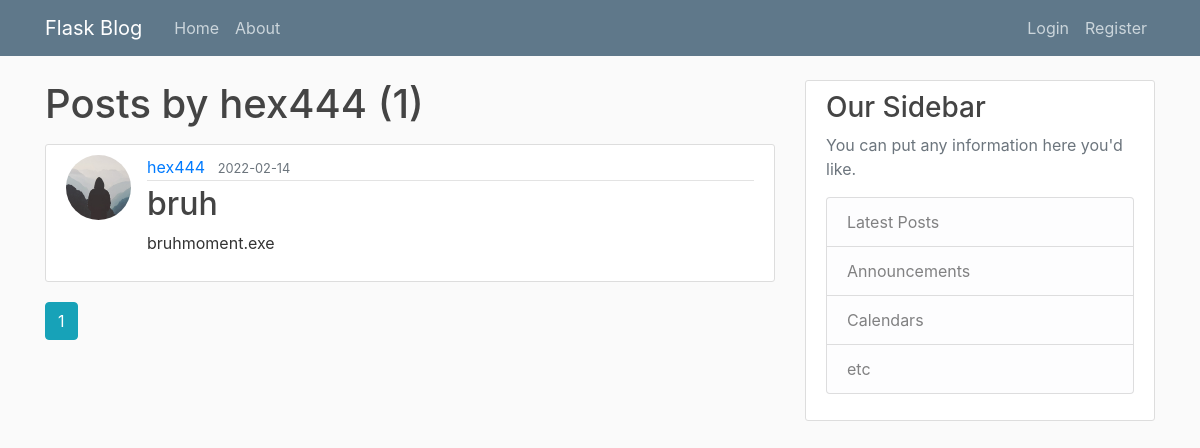
The app's page /user/hex444, older data.
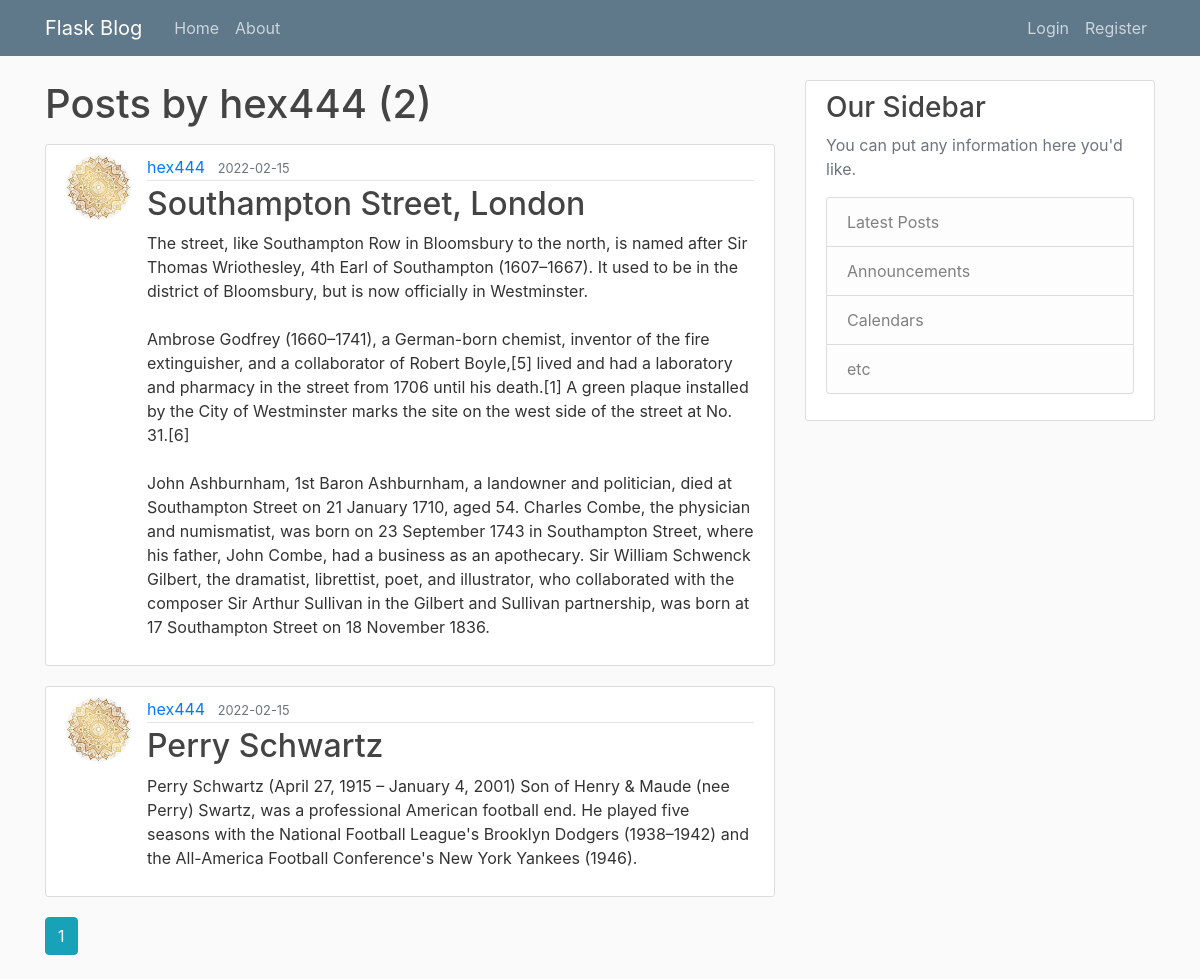
The same page, newer data.
### flaskblog/models.py (models this page shows, shortened)
class Post(db.Model):
    id = db.Column(db.Integer, primary_key=True)
    title = db.Column(db.String(100), nullable=False)
    date_posted = db.Column(db.DateTime, nullable=False, default=datetime.utcnow)
    content = db.Column(db.Text, nullable=False)
    user_id = db.Column(db.Integer, db.ForeignKey('user.id'), nullable=False)

class User(db.Model, UserMixin):
    id = db.Column(db.Integer, primary_key=True)
    username = db.Column(db.String(20), unique=True, nullable=False)
    email = db.Column(db.String(120), unique=True, nullable=False)
    image_file = db.Column(db.String(20), nullable=False, default='default.jpg')
    password = db.Column(db.String(60), nullable=False)
    posts = db.relationship('Post', backref="author", lazy=True)

### flaskblog/users/routes.py (the view)
@users.route("/user/<string:username>")
def user_posts(username):
    page = request.args.get("page", 1, type=int)
    user = User.query.filter_by(username=username).first_or_404()
    posts = Post.query.filter_by(author=user)\
        .order_by(Post.date_posted.desc())\
        .paginate(per_page=5, page=page)
    return render_template("user_posts.html", posts=posts, user=user,emojis=emojis)

### flaskblog/templates/user_posts.html
{% extends "layout.html" %}
{% block content %}
    <h1 class="mb-3">Posts by {{ user.username }} ({{ posts.total }})</h1>
    {% for post in posts.items %}
    <article class="media content-section">
      <img src="{{ url_for('static', filename='profile_pics/' + post.author.image_file) }}" alt="pfp of author" class="rounded-circle article-img">
        <div class="media-body">
          <div class="article-metadata">
            <a class="mr-2" href="{{url_for('users.user_posts', username=post.author.username)}}">{{ post.author.username }}</a>
            <small class="text-muted">{{ post.date_posted.strftime("%Y-%m-%d") }}</small>
          </div>
          <h2><a class="article-title" href="{{ url_for('posts.post', post_id=post.id) }}">{{ post.title }}</a></h2>
          <p class="article-content">{{ post.content }}</p>
        </div>
      </article>
    {% endfor %}
    {% for page_num in posts.iter_pages(left_edge=1,right_edge=1,left_current=1,right_current=2) %}
      {% if page_num %}
        {%if posts.page == page_num %}
          <a class="btn btn-info mb-4" href="{{ url_for('users.user_posts', username=user.username, page=page_num) }}">{{ page_num }}</a>
        {% else %}
          <a class="btn btn-outline-info mb-4" href="{{ url_for('users.user_posts',username=user.username, page=page_num) }}">{{ page_num }}</a>
        {% endif %}
      {% else %}
        ...
      {% endif %}
    {% endfor %}
{% endblock content %}

Row changes from the older to the newer data that the page shows:
removed Post: image_file (placeholder picture), author.username "hex444", date_posted "2022-02-14", title "bruh", content "bruhmoment.exe"
added Post: image_file (picture), author.username "hex444", date_posted "2022-02-15", title "Southampton Street, London", content "The street, like Southampton Row in Bloomsbury to the north, is named after Sir Thomas Wriothesley, 4th Earl of Southampton (1607–1667). It used to be in the district of Bloomsbury, but is now officially in Westminster. Ambrose Godfrey (1660–1741), a German-born chemist, inventor of the fire extinguisher, and a collaborator of Robert Boyle,[5] lived and had a laboratory and pharmacy in the street from 1706 until his death.[1] A green plaque installed by the City of Westminster marks the site on the west side of the street at No. 31.[6] John Ashburnham, 1st Baron Ashburnham, a landowner and politician, died at Southampton Street on 21 January 1710, aged 54. Charles Combe, the physician and…"
added Post: image_file (picture), author.username "hex444", date_posted "2022-02-15", title "Perry Schwartz", content "Perry Schwartz (April 27, 1915 – January 4, 2001) Son of Henry & Maude (nee Perry) Swartz, was a professional American football end. He played five seasons with the National Football League's Brooklyn Dodgers (1938–1942) and the All-America Football Conference's New York Yankees (1946)."
Text that changed along with them:
{{ posts.total }}: "1" → "2"
